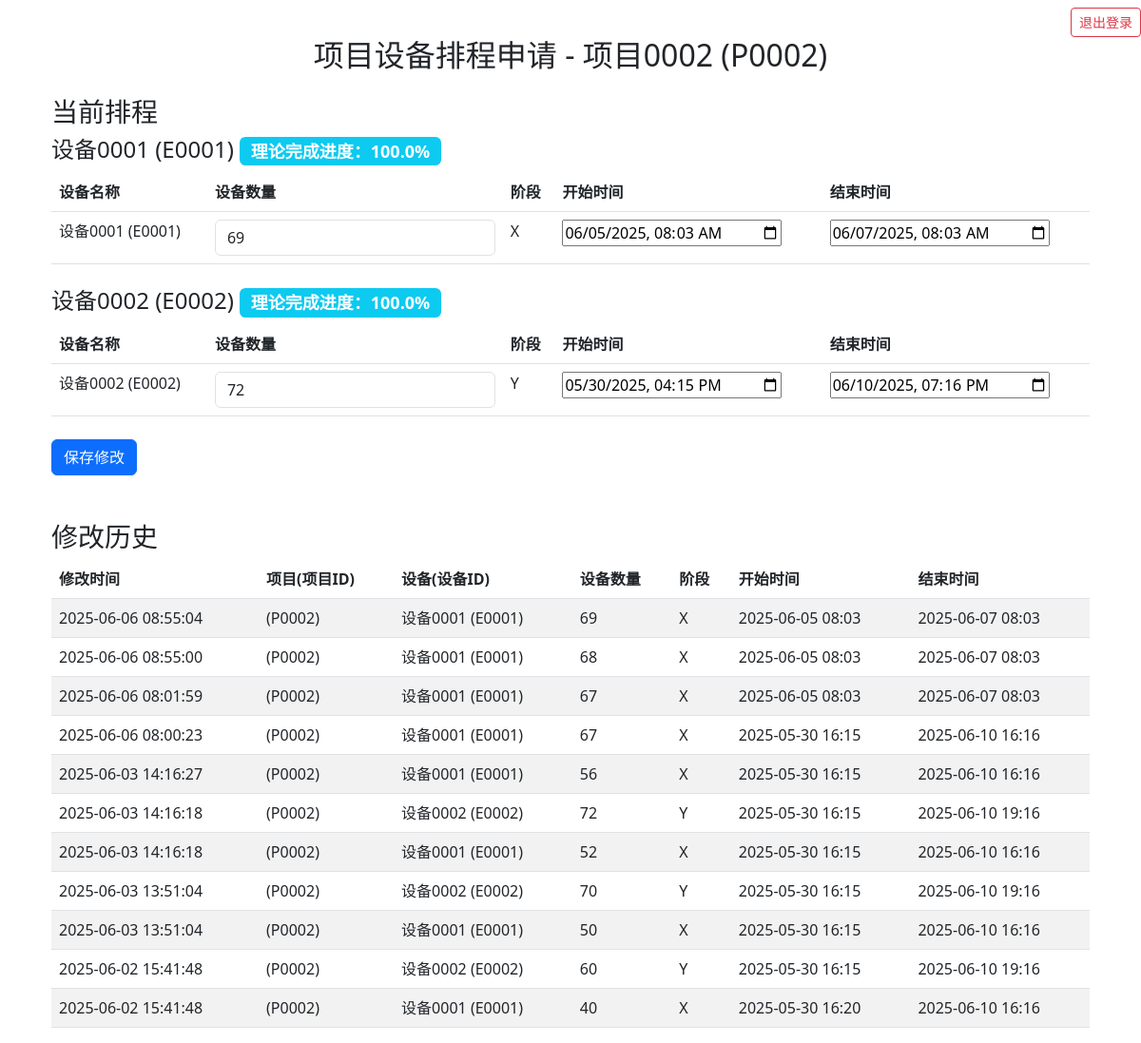
The page /schedule_apply/project/P0002/ (signed in) on the database its author committed.
### common/models.py (models this page shows, shortened)
class ProjectBasicInfo(models.Model):
    project_id = models.CharField(max_length=50, primary_key=True, verbose_name='项目编号')
    project_name = models.CharField(max_length=100, verbose_name='项目名称')
    delivery_date = models.DateField(verbose_name='发货日期')
    class Meta:
        verbose_name = '项目基础信息'
        verbose_name_plural = verbose_name

class ProjectEquipmentSchedule(models.Model):
    project_id = models.CharField(max_length=50, verbose_name='项目编号')
    equipment_id = models.CharField(max_length=50, verbose_name='设备编号')
    equipment_name = models.CharField(max_length=100, verbose_name='设备名称')
    equipment_quantity = models.IntegerField(verbose_name='设备数量')
    phase = models.CharField(max_length=50, verbose_name='阶段')
    start_time = models.DateTimeField(verbose_name='开始时间')
    end_time = models.DateTimeField(verbose_name='结束时间')
    class Meta:
        verbose_name = '项目设备排程'
        verbose_name_plural = verbose_name
        unique_together = ('project_id', 'equipment_id', 'phase')  # 确保 project_id 和 equipment_id 的组合唯一，唯一键，定义主键适应DJANGO的写法
    def __str__(self):
        return f"{self.project_id} - {self.equipment_name}"

class ScheduleHistory(models.Model):
    project_id = models.CharField(max_length=50,  verbose_name='项目编号')
    equipment_id = models.CharField(max_length=50, verbose_name='设备编号')
    equipment_name = models.CharField(max_length=100, verbose_name='设备名称')
    equipment_quantity = models.IntegerField(verbose_name='设备数量')
    phase = models.CharField(max_length=50, verbose_name='阶段')
    start_time = models.DateTimeField(verbose_name='开始时间')
    end_time = models.DateTimeField(verbose_name='结束时间')
    modified_at = models.DateTimeField(auto_now=True,verbose_name='修改时间')
    processed_flag = models.IntegerField(default=0)  # 添加审批状态字段
    class Meta:
        verbose_name = '设备排程历史记录'
        verbose_name_plural = verbose_name
        unique_together = ('project_id', 'equipment_id', 'phase', 'modified_at')  # 联合唯一约束
        ordering = ['-modified_at']  # 按修改时间倒序

### schedule_apply/views.py (the view, shortened to what this page needs)
# urls.py: path('project/<str:project_id>/', views.schedule_apply_project, name='schedule_apply_project'),
@require_http_methods(["GET", "POST"])
def schedule_apply_project(request, project_id):
    logger = logging.getLogger(__name__)
    logger.debug("=== 测试DEBUG日志可见性 ===")
    logger.info("=== 测试INFO日志可见性 ===")
    logger.error("=== 测试ERROR日志可见性 ===")
    print("======= request.POST: =======")
    print(request.POST);
    project = ProjectBasicInfo.objects.get(project_id=project_id)
    with connection.cursor() as cursor:
        cursor.execute("""
                       SELECT equipment_id,
                              ROUND(
                                      (SUM(CASE WHEN datetime('now')  < start_time THEN 0
                                                WHEN datetime('now')  > end_time THEN JULIANDAY(end_time) - JULIANDAY(start_time)
                                                ELSE JULIANDAY(datetime('now'))  - JULIANDAY(start_time) END))
                                          /
                                      (SUM(JULIANDAY(end_time) - JULIANDAY(start_time))) * 100
                                  , 2) as progress
                       FROM common_projectequipmentschedule
                       WHERE project_id = %s
                       GROUP BY equipment_id
                       """, [project_id])
        progress_data = dict(cursor.fetchall())
    schedules = ProjectEquipmentSchedule.objects.filter(project_id=project_id).extra(
        select={
            'phase_order': "CASE phase WHEN 'SC' THEN 1 WHEN 'Y' THEN 2 WHEN 'T' THEN 3 WHEN 'X' THEN 4 WHEN 'A' THEN 5 WHEN 'D' THEN 5 END"},
        order_by=['equipment_id', 'phase_order']
    )
    print("----------------  schedules:  -------------\n")
    print(schedules)
    history = ScheduleHistory.objects.filter(project_id=project_id).order_by('-modified_at')
    return render(request, 'schedule_apply/schedule_apply_project.html', {
        'project': project,
        'schedules': schedules,
        'history': history,
        'progress_data': progress_data
    })

### common/templatetags/custom_filters.py (called while the page is built)
@register.filter(name='get_item')
def get_item(dictionary, key):
    return dictionary.get(key, 0)

### schedule_apply/templates/schedule_apply/schedule_apply_project.html (shortened to what this page needs)
{% extends "base.html" %}
{% load tz %}
{% load custom_filters %}
{% block content %}
<div class="container">
    <h2  class="text-center mb-4">项目设备排程申请 - {{ project.project_name }} ({{ project.project_id }})</h2>
    <div class="current-schedule">
        <h3>当前排程</h3>
        <form method="post">
            {% regroup schedules by equipment_id as equipment_list %}
            {% for equipment in equipment_list %}
            <div class="equipment-group mb-4">
                <h4>
                    {{ equipment.list.0.equipment_name }} ({{ equipment.grouper }})
                    <span class="badge bg-info">理论完成进度：{{ progress_data|get_item:equipment.grouper }}%</span>
                </h4>
                <table class="table">
                    <thead>
                        <tr>
                            <th>设备名称</th>
                            <th>设备数量</th>
                            <th>阶段</th>
                            <th>开始时间</th>
                            <th>结束时间</th>
                        </tr>
                    </thead>
                    <tbody>
                        {% for schedule in equipment.list %}
                        <tr>
                            <td>{{ schedule.equipment_name }} ({{ schedule.equipment_id }})</td>
                            <td>
                                <input type="number"
                                       name="quantity_{{ schedule.project_id }}_{{ schedule.equipment_id }}_{{ schedule.phase }}"
                                       value="{{ schedule.equipment_quantity }}"
                                       class="form-control"
                                       min="1">
                            </td>
                            <td>{{ schedule.phase }}</td>
                            <td>
                                <input type="datetime-local"
                                       name="start_{{ schedule.project_id }}_{{ schedule.equipment_id }}_{{ schedule.phase }}"
                                       value="{{ schedule.start_time|date:'Y-m-d\TH:i' }}">
                            </td>
                            <td>
                                <input type="datetime-local"
                                       name="end_{{ schedule.project_id }}_{{ schedule.equipment_id }}_{{ schedule.phase }}"
                                       value="{{ schedule.end_time|date:'Y-m-d\TH:i' }}">
                            </td>
                        </tr>
                        {% endfor %}
                    </tbody>
                </table>
            </div>
            {% endfor %}
            <button type="submit" class="btn btn-primary">保存修改</button>
        </form>
    </div>
    <div class="history mt-5">
        <h3>修改历史</h3>
        <table class="table table-striped">
            <thead>
                <tr>
                    <th>修改时间</th>
                    <th>项目(项目ID)</th>
                    <th>设备(设备ID)</th>
                    <th>设备数量</th>
                    <th>阶段</th>
                    <th>开始时间</th>
                    <th>结束时间</th>
                </tr>
            </thead>
            <tbody>
                {% for record in history %}
                <tr>
                    <td>{{ record.modified_at|localtime|date:"Y-m-d H:i:s"  }}</td>
                    <td>{{ record.project_name }} ({{ record.project_id }})</td>
                    <td>{{ record.equipment_name }} ({{ record.equipment_id }})</td>
                    <td>{{ record.equipment_quantity }} </td>
                    <td>{{ record.phase }}</td>
                    <td>{{ record.start_time|localtime|date:"Y-m-d H:i"  }}</td>
                    <td>{{ record.end_time|localtime|date:"Y-m-d H:i"  }}</td>
                </tr>
                {% endfor %}
            </tbody>
        </table>
    </div>
</div>
{% endblock %}

### rows shown on the page
ProjectBasicInfo: project_name "项目0002", project_id "P0002"
ProjectEquipmentSchedule: list.0.equipment_name "设备0001", grouper "E0001", equipment_list "100.0", equipment_name "设备0001", equipment_id "E0001", equipment_quantity "69", phase "X", start_time "06/05/2025 08:03", end_time "06/07/2025 08:03"
ProjectEquipmentSchedule: list.0.equipment_name "设备0002", grouper "E0002", equipment_list "100.0", equipment_name "设备0002", equipment_id "E0002", equipment_quantity "72", phase "Y", start_time "05/30/2025 16:15", end_time "06/10/2025 19:16"
ScheduleHistory: modified_at "2025-06-06 08:55:04", project_id "P0002", equipment_name "设备0001", equipment_id "E0001", equipment_quantity "69", phase "X", start_time "2025-06-05 08:03", end_time "2025-06-07 08:03"
ScheduleHistory: modified_at "2025-06-06 08:55:00", project_id "P0002", equipment_name "设备0001", equipment_id "E0001", equipment_quantity "68", phase "X", start_time "2025-06-05 08:03", end_time "2025-06-07 08:03"
ScheduleHistory: modified_at "2025-06-06 08:01:59", project_id "P0002", equipment_name "设备0001", equipment_id "E0001", equipment_quantity "67", phase "X", start_time "2025-06-05 08:03", end_time "2025-06-07 08:03"
ScheduleHistory: modified_at "2025-06-06 08:00:23", project_id "P0002", equipment_name "设备0001", equipment_id "E0001", equipment_quantity "67", phase "X", start_time "2025-05-30 16:15", end_time "2025-06-10 16:16"
ScheduleHistory: modified_at "2025-06-03 14:16:27", project_id "P0002", equipment_name "设备0001", equipment_id "E0001", equipment_quantity "56", phase "X", start_time "2025-05-30 16:15", end_time "2025-06-10 16:16"
ScheduleHistory: modified_at "2025-06-03 14:16:18", project_id "P0002", equipment_name "设备0002", equipment_id "E0002", equipment_quantity "72", phase "Y", start_time "2025-05-30 16:15", end_time "2025-06-10 19:16"
ScheduleHistory: modified_at "2025-06-03 14:16:18", project_id "P0002", equipment_name "设备0001", equipment_id "E0001", equipment_quantity "52", phase "X", start_time "2025-05-30 16:15", end_time "2025-06-10 16:16"
ScheduleHistory: modified_at "2025-06-03 13:51:04", project_id "P0002", equipment_name "设备0002", equipment_id "E0002", equipment_quantity "70", phase "Y", start_time "2025-05-30 16:15", end_time "2025-06-10 19:16"
ScheduleHistory: modified_at "2025-06-03 13:51:04", project_id "P0002", equipment_name "设备0001", equipment_id "E0001", equipment_quantity "50", phase "X", start_time "2025-05-30 16:15", end_time "2025-06-10 16:16"
ScheduleHistory: modified_at "2025-06-02 15:41:48", project_id "P0002", equipment_name "设备0002", equipment_id "E0002", equipment_quantity "60", phase "Y", start_time "2025-05-30 16:15", end_time "2025-06-10 19:16"
ScheduleHistory: modified_at "2025-06-02 15:41:48", project_id "P0002", equipment_name "设备0001", equipment_id "E0001", equipment_quantity "40", phase "X", start_time "2025-05-30 16:20", end_time "2025-06-10 16:16"
